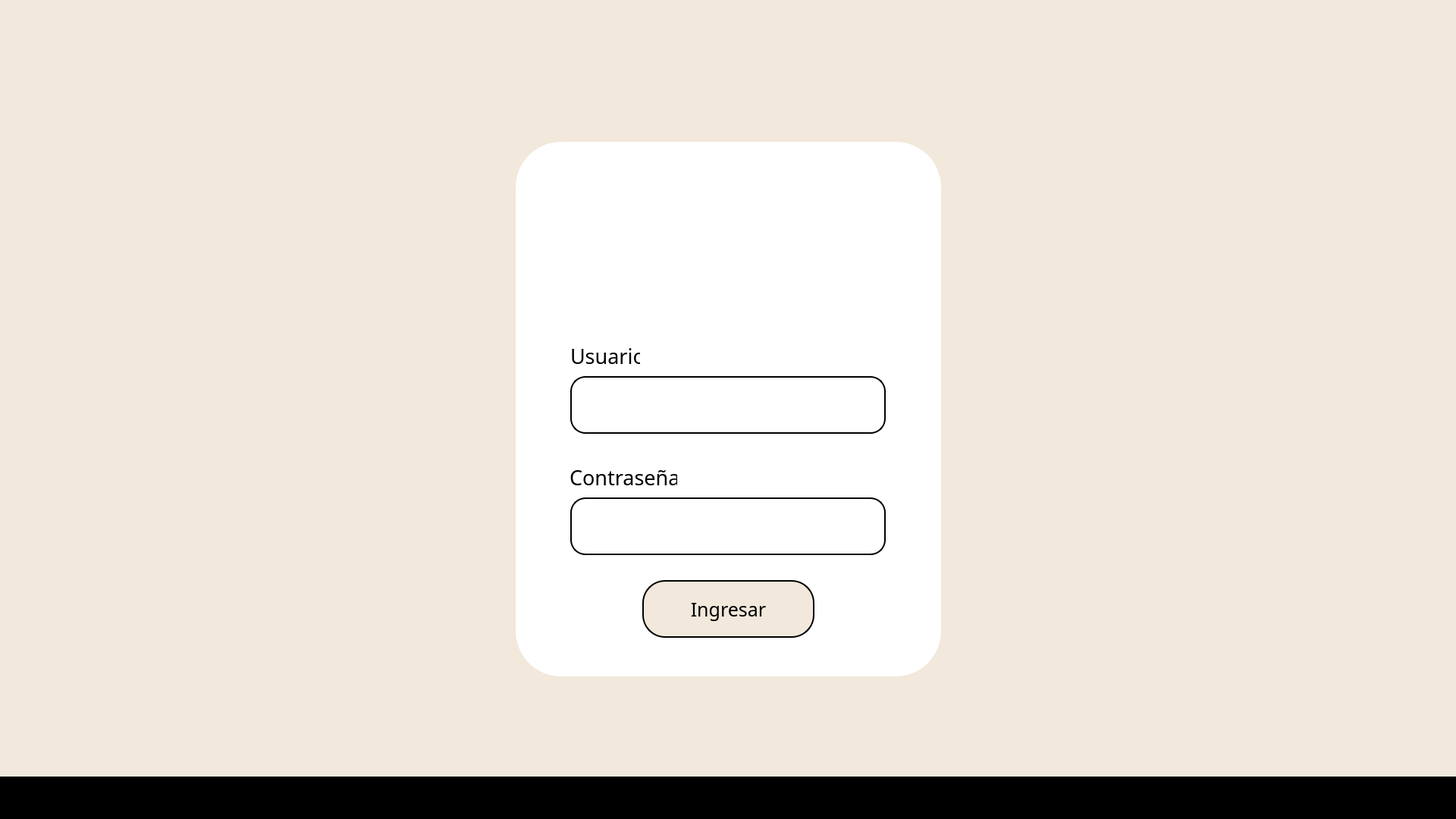
<?xml version="1.0" encoding="UTF-8"?>
<ui version="4.0">
 <class>MainWindow</class>
 <widget class="QMainWindow" name="MainWindow">
  <property name="geometry">
   <rect>
    <x>0</x>
    <y>0</y>
    <width>1920</width>
    <height>1080</height>
   </rect>
  </property>
  <property name="windowTitle">
   <string>MainWindow</string>
  </property>
  <property name="styleSheet">
   <string notr="true">background-color: rgb(242, 232, 219);</string>
  </property>
  <widget class="QWidget" name="centralwidget">
   <widget class="QLabel" name="label">
    <property name="geometry">
     <rect>
      <x>0</x>
      <y>0</y>
      <width>1920</width>
      <height>1080</height>
     </rect>
    </property>
    <property name="styleSheet">
     <string notr="true">background-color: #F2E8DB;</string>
    </property>
    <property name="text">
     <string/>
    </property>
   </widget>
   <widget class="QLabel" name="label_5">
    <property name="geometry">
     <rect>
      <x>805</x>
      <y>235</y>
      <width>310</width>
      <height>183</height>
     </rect>
    </property>
    <property name="styleSheet">
     <string notr="true">background-color: white;</string>
    </property>
    <property name="text">
     <string/>
    </property>
    <property name="pixmap">
     <pixmap>../a.png</pixmap>
    </property>
    <property name="scaledContents">
     <bool>true</bool>
    </property>
   </widget>
   <widget class="QPushButton" name="pushButton_1">
    <property name="geometry">
     <rect>
      <x>847</x>
      <y>765</y>
      <width>227</width>
      <height>76</height>
     </rect>
    </property>
    <property name="font">
     <font>
      <family>Javanese Text</family>
      <pointsize>19</pointsize>
     </font>
    </property>
    <property name="styleSheet">
     <string notr="true">background-color: #F2E8DB;
color: black;

border: 2px solid black; 
border-radius: 30px; 
padding: 5px;</string>
    </property>
    <property name="text">
     <string>Ingresar</string>
    </property>
   </widget>
   <widget class="QLabel" name="label_15">
    <property name="geometry">
     <rect>
      <x>0</x>
      <y>1024</y>
      <width>1920</width>
      <height>56</height>
     </rect>
    </property>
    <property name="font">
     <font>
      <family>Javanese Text</family>
      <pointsize>25</pointsize>
     </font>
    </property>
    <property name="layoutDirection">
     <enum>Qt::LayoutDirection::LeftToRight</enum>
    </property>
    <property name="styleSheet">
     <string notr="true">background-color:black;</string>
    </property>
    <property name="text">
     <string/>
    </property>
    <property name="alignment">
     <set>Qt::AlignmentFlag::AlignCenter</set>
    </property>
   </widget>
   <widget class="QLabel" name="label_2">
    <property name="geometry">
     <rect>
      <x>680</x>
      <y>187</y>
      <width>561</width>
      <height>705</height>
     </rect>
    </property>
    <property name="styleSheet">
     <string notr="true">background-color: white;


border: 2px solid white; 
border-radius: 60px; 
padding: 5px;</string>
    </property>
    <property name="text">
     <string/>
    </property>
   </widget>
   <widget class="QLabel" name="label_3">
    <property name="geometry">
     <rect>
      <x>752</x>
      <y>453</y>
      <width>92</width>
      <height>32</height>
     </rect>
    </property>
    <property name="font">
     <font>
      <family>Javanese Text</family>
      <pointsize>20</pointsize>
     </font>
    </property>
    <property name="styleSheet">
     <string notr="true">background-color: white;
color:black;</string>
    </property>
    <property name="text">
     <string>Usuario</string>
    </property>
   </widget>
   <widget class="QLabel" name="label_4">
    <property name="geometry">
     <rect>
      <x>751</x>
      <y>613</y>
      <width>142</width>
      <height>32</height>
     </rect>
    </property>
    <property name="font">
     <font>
      <family>Javanese Text</family>
      <pointsize>20</pointsize>
     </font>
    </property>
    <property name="styleSheet">
     <string notr="true">background-color: white;
color:black;</string>
    </property>
    <property name="text">
     <string>Contraseña</string>
    </property>
   </widget>
   <widget class="QLineEdit" name="lineEdit">
    <property name="geometry">
     <rect>
      <x>752</x>
      <y>496</y>
      <width>416</width>
      <height>76</height>
     </rect>
    </property>
    <property name="font">
     <font>
      <family>Javanese Text</family>
      <pointsize>15</pointsize>
     </font>
    </property>
    <property name="styleSheet">
     <string notr="true">background-color: white;
color: black;

border: 2px solid black; 
border-radius: 20px; 
padding: 5px;</string>
    </property>
   </widget>
   <widget class="QLineEdit" name="lineEdit_2">
    <property name="geometry">
     <rect>
      <x>752</x>
      <y>656</y>
      <width>416</width>
      <height>76</height>
     </rect>
    </property>
    <property name="font">
     <font>
      <family>Javanese Text</family>
      <pointsize>15</pointsize>
     </font>
    </property>
    <property name="styleSheet">
     <string notr="true">background-color: white;
color: black;

border: 2px solid black; 
border-radius: 20px; 
padding: 5px;</string>
    </property>
   </widget>
   <zorder>label</zorder>
   <zorder>label_15</zorder>
   <zorder>label_2</zorder>
   <zorder>label_5</zorder>
   <zorder>pushButton_1</zorder>
   <zorder>label_3</zorder>
   <zorder>label_4</zorder>
   <zorder>lineEdit</zorder>
   <zorder>lineEdit_2</zorder>
  </widget>
 </widget>
 <resources/>
 <connections/>
</ui>
